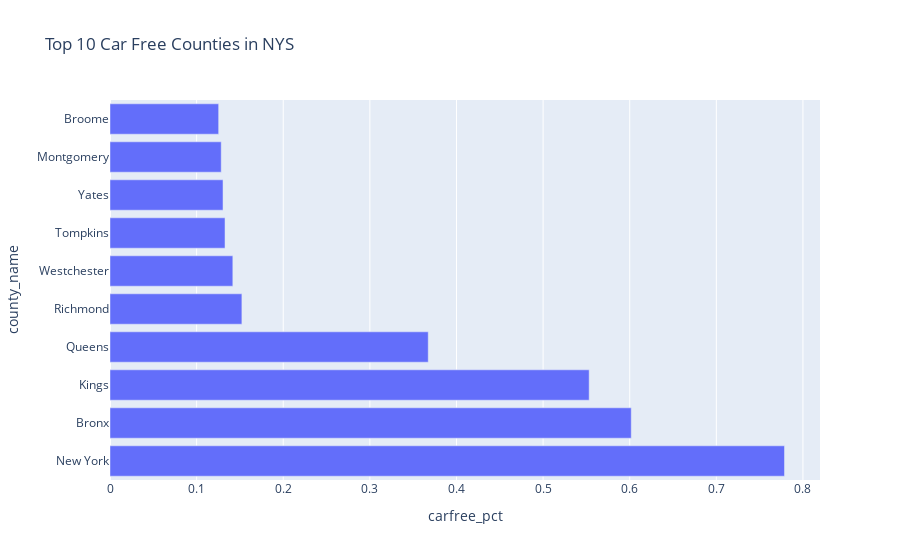

The cell this chart's notebook holds for it:
### Markdown cell above
A simple horizontal bar chart
------------------------------
With one line of code, we can make a simple horizontal bar chart.

### Code cell
# a basic bar chart showing the number of car-free households in the top 10 counties
fig = px.bar(cars.head(10), x='carfree_pct', y="county_name", 
             title="Top 10 Car Free Counties in NYS")
fig

### Figure 1 — Plotly figure (JSON) as saved in the notebook; plotly's stock layout.template omitted (floating-point values rounded to 4 significant figures)
{"data": [{"alignmentgroup": "True", "hovertemplate": "carfree_pct=%{x}<br>county_name=%{y}<extra></extra>", "legendgroup": "", "marker": {"color": "#636efa", "pattern": {"shape": ""}}, "name": "", "offsetgroup": "", "orientation": "h", "showlegend": false, "textposition": "auto", "type": "bar", "x": [0.7787, 0.6018, 0.5532, 0.3674, 0.1523, 0.1418, 0.1328, 0.1305, 0.1284, 0.1255], "xaxis": "x", "y": ["New York", "Bronx", "Kings", "Queens", "Richmond", "Westchester", "Tompkins", "Yates", "Montgomery", "Broome"], "yaxis": "y"}], "layout": {"barmode": "relative", "legend": {"tracegroupgap": 0}, "title": {"text": "Top 10 Car Free Counties in NYS"}, "xaxis": {"anchor": "y", "domain": [0, 1], "title": {"text": "carfree_pct"}}, "yaxis": {"anchor": "x", "domain": [0, 1], "title": {"text": "county_name"}}}}
